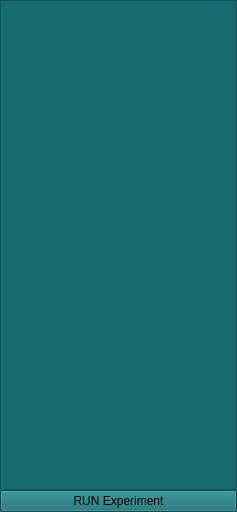
<?xml version="1.0" encoding="UTF-8"?>
<ui version="4.0">
 <class>MainWindow</class>
 <widget class="QMainWindow" name="MainWindow">
  <property name="geometry">
   <rect>
    <x>0</x>
    <y>0</y>
    <width>237</width>
    <height>512</height>
   </rect>
  </property>
  <property name="windowTitle">
   <string>MainWindow</string>
  </property>
  <property name="styleSheet">
   <string notr="true"> QPushButton{ background-image: url(:/images/bt_01_off.png);
color: rgb(255, 255, 255);}
 QPushButton:pressed {background-image:url(:/images/bt_01_on.png);}
QFrame,QListWidget{background-color: rgb(21, 107, 113);}

QLabel,QRadioButton,QCheckBox {color: rgb(255, 255, 255);}
QLabel,QRadioButton,QCheckBox{background-color: rgba(0,0,0, 0);color: rgb(0,0,0);}
QComboBox{background-color: rgba(255,255,255, 100);color: rgb(0,0,0);}

border-color: rgb(29, 122, 162);

</string>
  </property>
  <widget class="QWidget" name="centralwidget">
   <property name="styleSheet">
    <string notr="true">background-color: rgb(21, 107, 113);</string>
   </property>
   <layout class="QVBoxLayout" name="verticalLayout_2">
    <property name="spacing">
     <number>0</number>
    </property>
    <property name="margin">
     <number>0</number>
    </property>
    <item>
     <layout class="QVBoxLayout" name="verticalLayout">
      <property name="spacing">
       <number>0</number>
      </property>
      <item>
       <widget class="QListWidget" name="filenames"/>
      </item>
      <item>
       <widget class="QPushButton" name="pushButton">
        <property name="text">
         <string>RUN Experiment</string>
        </property>
       </widget>
      </item>
     </layout>
    </item>
   </layout>
  </widget>
  <widget class="QMenuBar" name="menubar">
   <property name="geometry">
    <rect>
     <x>0</x>
     <y>0</y>
     <width>237</width>
     <height>25</height>
    </rect>
   </property>
  </widget>
 </widget>
 <resources/>
 <connections>
  <connection>
   <sender>pushButton</sender>
   <signal>clicked()</signal>
   <receiver>MainWindow</receiver>
   <slot>run_exp()</slot>
   <hints>
    <hint type="sourcelabel">
     <x>98</x>
     <y>65</y>
    </hint>
    <hint type="destinationlabel">
     <x>9</x>
     <y>95</y>
    </hint>
   </hints>
  </connection>
 </connections>
 <slots>
  <slot>run_exp()</slot>
 </slots>
</ui>
